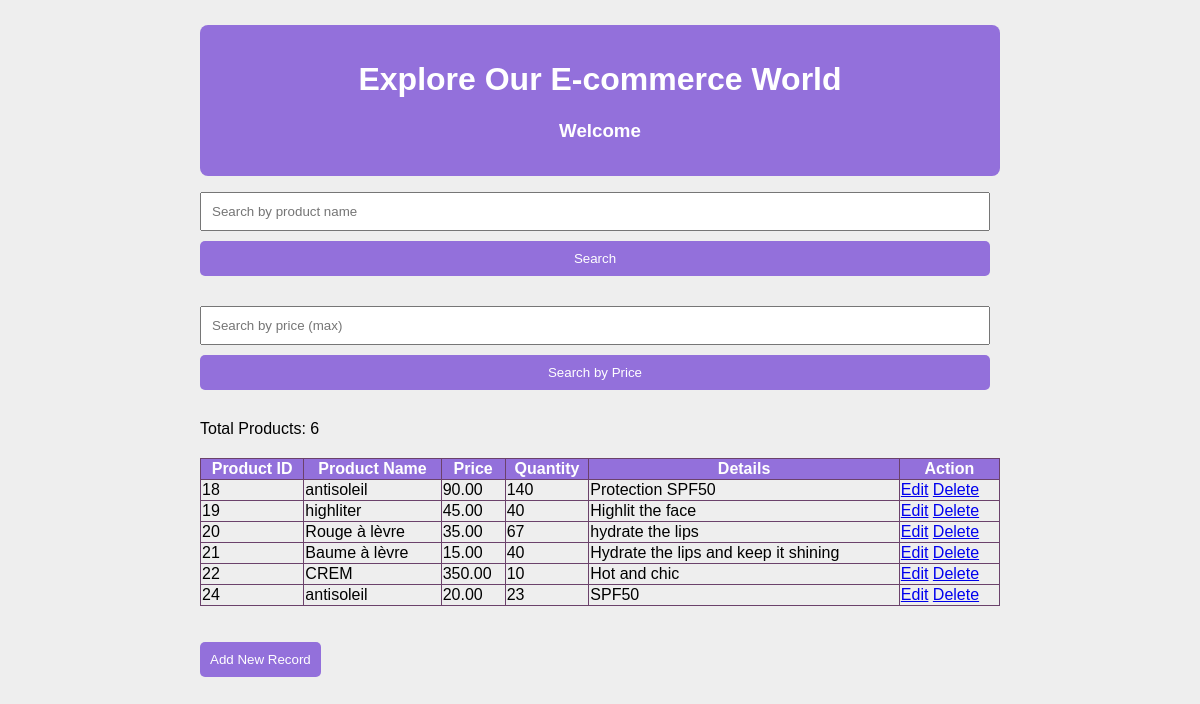
The page /show on the database its author committed.
### product/models.py (models this page shows, shortened)
class Product(models.Model):
    pname = models.CharField(max_length=20)
    price = models.DecimalField(max_digits=10, decimal_places=2)
    quantity = models.IntegerField()
    details = models.TextField()
    class Meta:
        db_table = "product"

### product/views.py (the view)
# urls.py: path('show',views.show),
def show(request):
    products = Product.objects.all() #récupère tous les donnés de BDD NOM TAB pRODUCT
    product_count = products.count()  # Count the number of products
    return render(request, "show.html", {'products': products, 'product_count': product_count})

### product/templates/show.html (shortened to what this page needs)
<!DOCTYPE html>
<html lang="en">
<head>
    {% load static %}
    <link rel="stylesheet" href="{% static 'css/style.css' %}">
</head>
<body>
    <div class="container">
        <div class="header">
            <h1>Explore Our E-commerce World</h1>
            <h3>Welcome</h3>
        </div>
        <div>
            <form method="GET" action="{% url 'search_product' %}">
                <input type="text" name="q" placeholder="Search by product name">
                <button type="submit">Search</button>
            </form>
        </div>
        <div>
            <form method="GET" action="{% url 'search_by_price' %}">
                <input type="number" name="price" placeholder="Search by price (max)">
                <button type="submit">Search by Price</button>
            </form>
        </div>
        <div>
            <p>Total Products: {{ product_count }}</p>
        </div>
        <table>
            <thead>
                <tr>
                    <th>Product ID</th>
                    <th>Product Name</th>
                    <th>Price</th>
                    <th>Quantity</th>
                    <th>Details</th>
                    <th>Action</th>
                </tr>
            </thead>
            <tbody>
                {% for product in products %}
                <tr>
                    <td>{{ product.pk }}</td>
                    <td>{{ product.pname }}</td>
                    <td>{{ product.price }}</td>
                    <td>{{ product.quantity }}</td>
                    <td>{{ product.details }}</td>
                    <td>
                        <a href="/edit/{{ product.id }}">Edit</a>
                        <a href="/delete/{{ product.id }}">Delete</a>
                    </td>
                </tr>
                {% endfor %}
            </tbody>
        </table>
        <br>
        <br>
        <button><a style="color:white;" href="/prod">Add New Record</a></button>
    </div>
</body>
</html>

### product/static/css/style.css (style rules this page uses)
body { background: #eee; margin: 25px; font-family: 'Arial', sans-serif; }
.container { max-width: 800px; margin: 0 auto; }
.header { background-color: #9370DB; color: white; padding: 15px; border-radius: 8px; text-align: center; }
form { margin-bottom: 20px; }
form input, form button { width: calc(100% - 10px); margin-bottom: 10px; padding: 10px; box-sizing: border-box; }
table { width: 100%; border-collapse: collapse; margin-top: 20px; }
table, th, td { border: 1px solid #6b426b; }
th { background-color: #9370DB; color: white; }
button { border: none; border-radius: 5px; padding: 10px; color: white; background-color: #9370DB; cursor: pointer; text-decoration: none; }
button a { color: white; text-decoration: none; }

### rows shown on the page
Product: pk "18", pname "antisoleil", price "90.00", quantity "140", details "Protection SPF50"
Product: pk "19", pname "highliter", price "45.00", quantity "40", details "Highlit the face"
Product: pk "20", pname "Rouge à lèvre", price "35.00", quantity "67", details "hydrate the lips"
Product: pk "21", pname "Baume à lèvre", price "15.00", quantity "40", details "Hydrate the lips and keep it shining"
Product: pk "22", pname "CREM", price "350.00", quantity "10", details "Hot and chic"
Product: pk "24", pname "antisoleil", price "20.00", quantity "23", details "SPF50"

### other values the page prints
{{ product_count }} "6"
